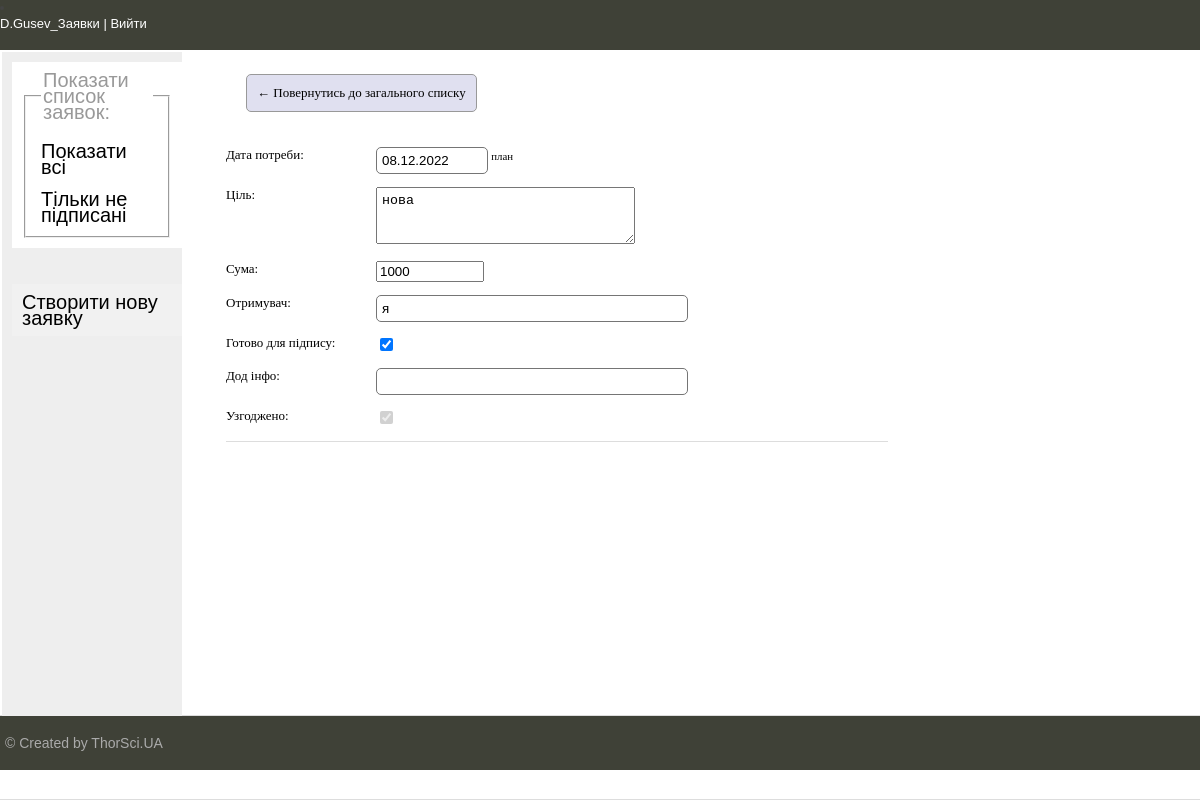
/req-update/1/ (signed in), run on the app's committed database.
### requestApp/models.py (models this page shows, shortened)
class Req(models.Model):
    user = models.ForeignKey(User, on_delete=models.PROTECT, default=None,
                             verbose_name='Автор', related_name='reqs')
    req_date = models.DateTimeField(auto_now=True,
                                    verbose_name='Дата заявки')
    pay_date = models.DateField(verbose_name='Дата потреби',
                                default=get_default_pay_date,
                                help_text='<sup>план</sup>', )
    target = models.TextField(max_length=500, verbose_name='Ціль',
                              error_messages={'blank': 'Необхідно заповнити це поле'})
    sum = models.IntegerField(default=0, verbose_name='Сума')
    receiver = models.CharField(max_length=50, verbose_name='Отримувач')
    is_ready = models.BooleanField(default=False, verbose_name='Готово для підпису')
    is_agreed = models.BooleanField(default=False, verbose_name='Узгоджено')
    info_text = models.CharField(max_length=500, blank=True, verbose_name='Дод інфо')
    class Meta:
        verbose_name = 'Заявка'
        verbose_name_plural = 'ЗаявкиРДС'
        ordering = ['-req_date']

### requestApp/views.py (the view)
# urls.py: path('req-update/<int:pk>/', ReqUpdate.as_view(), name='req-update'),
class ReqUpdate(LoginRequiredMixin, UpdateView):
    model = Req
    form_class = ReqUpdateForm
    success_url = reverse_lazy('req-list')

### requestApp/forms.py
class ReqUpdateForm(ModelForm):
    class Meta:
        model = Req
        fields = ['pay_date', 'target', 'sum', 'receiver', 'is_ready', 'info_text']
        fields += ['is_agreed', ]
        widgets = {
            'target': Textarea(attrs={'cols': 29, 'rows': 3}),
            'is_agreed': CheckboxInput(attrs={'disabled': True}),
        }

### requestApp/templates/requestApp/req_form.html (shortened to what this page needs)
{% extends 'requestApp/base.html' %}
{% block content %}
<table>
    <tr>
        {% if req.is_agreed %}
        <td class="link-button"><a href="{% url 'req-list' %}">&#8592; Повернутись до загального списку </a></td>
        {% endif %}
    </tr>
    <tr>
        <td>
        <form method="POST" action="">
            {{form.as_p}}
        </form>
        </td>
    </tr>
</table>
{% endblock %}

### requestApp/templates/requestApp/base.html (shortened to what this page needs)
{% load static %}
<!DOCTYPE html>
<html>
<head>
    <link type="text/css" href="{% static 'requestApp/css/styles.css' %}" rel="stylesheet"/>
</head>
<body>
<table class="table-page" border=0 cellpadding="0" cellspacing="0">
    <tr>
        <td valign=top>
            {% block mainmenu %}
            <div class="header">
                <div class="clear">
                    {% if request.user.is_authenticated %}
                    <li>
                        <div class="user"><a href="{% url 'logout' %}">{{request.user|title}}   |   Вийти</a></div>
                    </li>
                    {%endif%}
                </div>
            </div>
            {% endblock mainmenu %}
            <table class="table-content">
                <tr>
                    <td valign="top" class="left-chapters">
                        <ul id="leftchapters">
                            {% if request.user.is_authenticated %}
                            <li class="btn active">
                                <fieldset>
                                    <legend>Показати список заявок:</legend>
                                    <br>
                                    <div><a href="{% url 'req-list'   %}">Показати всі</a></div>
                                    <br>
                                    <div><a href="{% url 'req-list'   %}?signed=False">Тільки не підписані</a></div>
                                </fieldset>
                            </li>
                            <br>
                            <li class="btn"><a href="{% url 'req-create' %}">Створити нову заявку</a></li>
                            {% endif %}
                        </ul>
                    </td>
                    <td valign="top" class="content">
                        <div class="content-text">
                            {% block content %}
                            {% endblock %}
                        </div>
                    </td>
                </tr>
            </table>
        </td>
    </tr>
    <tr>
        <td valign=top>
            <div id="footer">
                <p>&copy; Created by ThorSci.UA </p>
            </div>
        </td>
    </tr>
</table>
</body>
</html>

### requestApp/static/requestApp/css/styles.css (style rules this page uses)
html, body { font-family: 'Arial'; margin: 0; padding: 0; height: 100%; width: 100%; color: #444; }
a { color:black; text-decoration: none; vertical-align:center; }
.user a { color:white; }
.table-page { width: 100%; height: 100%; vertical-align: top; }
.table-page { height: 100%; }
table { width: 70%; }
.clear { clear: both; }
.header { background: #3F4137; height: 50px; position: sticky; top: 0; }
.table-content { width: 100%; min-height: 100%; height: 100%; }
.left-chapters { margin: 0; background: #eee; min-height: 100%; }
.left-chapters ul { width: 180px; min-height: 100%; margin: 0; padding: 0px 0px 0px 0px; list-style: none; font-size: 20px; }
.left-chapters ul li { margin: 10px 0px 10px 10px; padding: 10px 10px 10px 10px; color: #999; }
.left-chapters ul li a { text-decoration: none; width:100% }
.content { padding: 0px 20px 20px 20px; width: 100%; box-sizing: border-box; }
.content-text { margin: 0px 0 0 20px; color: #000; font-family: Yandex Sans Display Light; }
#footer { box-sizing: border-box; background: #3F4137; padding: 5px; color: #aaa; font-size: 14px; font-family: Verdana, Geneva, Arial, Helvetica; text-align: left; overflow: hidden; }
td { font-size: 0.8125rem; line-height: 16px; vertical-align: top; padding: 0px; border-bottom: 1px solid #ddd; }
input[type=text], input[type=password] { border: 1px solid #757575; border-radius: 5px; padding: 5px; width: 300px; }
.link-button, input[type=submit] { border: 1px solid #999; border-radius:5px; display: inline-block; margin:20px; padding: 10px; background:#e0e0f0; }
#id_target { padding:5px; }
#id_sum, #id_pay_date { width:100px; }
p label { width:150px; float: left; }
.btn { border: none; outline: none; padding: 10px 16px; background-color: #f1f1f1; cursor: pointer; }
.active, .btn:hover { background-color: #fff; border-right-color:red; }

### data on the page
Req: pay_date "08.12.2022", target "нова", sum "1000", receiver "я", is_ready "☑", is_agreed "☑"

### other printed values
{{ request.user|title }} "D.Gusev_Заявки"
